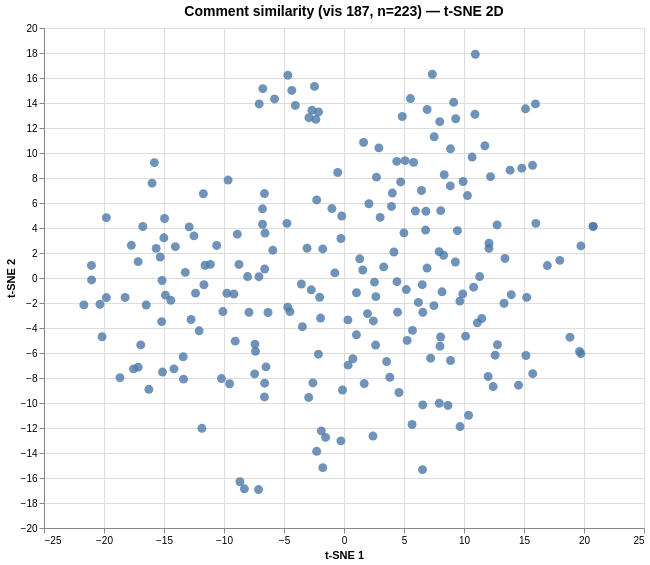

Express this chart as Vega-Lite.
### Vega specification from a JSON file in a GitHub repository (floating-point values rounded to 4 significant figures; data arrays with more than 128 entries replaced by an {"elided": "..."} marker saying what was removed)
{"$schema": "https://vega.github.io/schema/vega/v6.json", "data": [{"name": "param_1e9efca18e7a2868_store"}, {"name": "source_0", "values": {"elided": "223 records"}}, {"name": "source_0_x_domain_dim_1", "values": [{"min": -21.68, "max": 20.76}]}, {"name": "source_0_y_domain_dim_2", "values": [{"min": -16.93, "max": 17.9}]}], "signals": [{"name": "unit", "value": {}, "on": [{"events": "pointermove", "update": "isTuple(group()) ? group() : unit"}]}, {"name": "param_1e9efca18e7a2868", "update": "vlSelectionResolve(\"param_1e9efca18e7a2868_store\", \"union\")"}, {"name": "param_1e9efca18e7a2868_dim_1", "on": [{"events": [{"source": "view", "type": "dblclick"}], "update": "null"}, {"events": {"signal": "param_1e9efca18e7a2868_translate_delta"}, "update": "panLinear(param_1e9efca18e7a2868_translate_anchor.extent_x, -param_1e9efca18e7a2868_translate_delta.x / width)"}, {"events": {"signal": "param_1e9efca18e7a2868_zoom_delta"}, "update": "zoomLinear(domain(\"x\"), param_1e9efca18e7a2868_zoom_anchor.x, param_1e9efca18e7a2868_zoom_delta)"}]}, {"name": "param_1e9efca18e7a2868_dim_2", "on": [{"events": [{"source": "view", "type": "dblclick"}], "update": "null"}, {"events": {"signal": "param_1e9efca18e7a2868_translate_delta"}, "update": "panLinear(param_1e9efca18e7a2868_translate_anchor.extent_y, param_1e9efca18e7a2868_translate_delta.y / height)"}, {"events": {"signal": "param_1e9efca18e7a2868_zoom_delta"}, "update": "zoomLinear(domain(\"y\"), param_1e9efca18e7a2868_zoom_anchor.y, param_1e9efca18e7a2868_zoom_delta)"}]}, {"name": "param_1e9efca18e7a2868_tuple", "on": [{"events": [{"signal": "param_1e9efca18e7a2868_dim_1 || param_1e9efca18e7a2868_dim_2"}], "update": "param_1e9efca18e7a2868_dim_1 && param_1e9efca18e7a2868_dim_2 ? {unit: \"\", fields: param_1e9efca18e7a2868_tuple_fields, values: [param_1e9efca18e7a2868_dim_1,param_1e9efca18e7a2868_dim_2]} : null"}]}, {"name": "param_1e9efca18e7a2868_tuple_fields", "value": [{"field": "dim_1", "channel": "x", "type": "R"}, {"field": "dim_2", "channel": "y", "type": "R"}]}, {"name": "param_1e9efca18e7a2868_translate_anchor", "value": {}, "on": [{"events": [{"source": "scope", "type": "pointerdown"}], "update": "{x: x(unit), y: y(unit), extent_x: domain(\"x\"), extent_y: domain(\"y\")}"}]}, {"name": "param_1e9efca18e7a2868_translate_delta", "value": {}, "on": [{"events": [{"source": "window", "between": [{"source": "scope", "type": "pointerdown"}, {"source": "window", "type": "pointerup"}], "type": "pointermove", "consume": true}], "update": "{x: param_1e9efca18e7a2868_translate_anchor.x - x(unit), y: param_1e9efca18e7a2868_translate_anchor.y - y(unit)}"}]}, {"name": "param_1e9efca18e7a2868_zoom_anchor", "on": [{"events": [{"source": "scope", "type": "wheel", "consume": true}], "update": "{x: invert(\"x\", x(unit)), y: invert(\"y\", y(unit))}"}]}, {"name": "param_1e9efca18e7a2868_zoom_delta", "on": [{"events": [{"source": "scope", "consume": true, "type": "wheel"}], "update": "pow(1.001, event.deltaY * pow(16, event.deltaMode))", "force": true}]}, {"name": "param_1e9efca18e7a2868_modify", "on": [{"events": {"signal": "param_1e9efca18e7a2868_tuple"}, "update": "modify(\"param_1e9efca18e7a2868_store\", param_1e9efca18e7a2868_tuple, true)"}]}], "marks": [{"type": "symbol", "name": "marks", "from": {"data": "source_0"}, "encode": {"update": {"fill": {"value": "#4c78a8"}, "shape": {"value": "circle"}, "opacity": {"value": 0.8}, "tooltip": {"signal": "{\"Comment #\": format(datum[\"index\"], \"\"), \"Comment\": isValid(datum[\"comment\"]) ? datum[\"comment\"] : \"\"+datum[\"comment\"]}"}, "size": {"value": 80}, "x": {"field": "dim_1", "scale": "x"}, "y": {"field": "dim_2", "scale": "y"}}}, "clip": true, "interactive": true, "style": ["circle"]}], "scales": [{"name": "x", "type": "linear", "domain": [{"signal": "(data(\"source_0_x_domain_dim_1\")[0] || {}).min"}, {"signal": "(data(\"source_0_x_domain_dim_1\")[0] || {}).max"}], "range": [0, {"signal": "width"}], "nice": true, "domainRaw": {"signal": "param_1e9efca18e7a2868[\"dim_1\"]"}, "zero": true}, {"name": "y", "type": "linear", "domain": [{"signal": "(data(\"source_0_y_domain_dim_2\")[0] || {}).min"}, {"signal": "(data(\"source_0_y_domain_dim_2\")[0] || {}).max"}], "range": [{"signal": "height"}, 0], "domainRaw": {"signal": "param_1e9efca18e7a2868[\"dim_2\"]"}, "nice": true, "zero": true}], "axes": [{"scale": "x", "labels": false, "domain": false, "gridScale": "y", "aria": false, "minExtent": 0, "maxExtent": 0, "tickCount": {"signal": "ceil(width/40)"}, "orient": "bottom", "zindex": 0, "grid": true, "ticks": false}, {"scale": "y", "ticks": false, "domain": false, "gridScale": "x", "aria": false, "maxExtent": 0, "zindex": 0, "tickCount": {"signal": "ceil(height/40)"}, "labels": false, "minExtent": 0, "orient": "left", "grid": true}, {"scale": "x", "grid": false, "title": "t-SNE 1", "labelOverlap": true, "orient": "bottom", "labelFlush": true, "tickCount": {"signal": "ceil(width/40)"}, "zindex": 0}, {"scale": "y", "labelOverlap": true, "tickCount": {"signal": "ceil(height/40)"}, "grid": false, "zindex": 0, "title": "t-SNE 2", "orient": "left"}], "title": {"text": "Comment similarity (vis 187, n=223) — t-SNE 2D", "fontSize": 14, "frame": "group"}, "background": "white", "padding": 5, "style": "cell", "width": 600, "height": 500}
